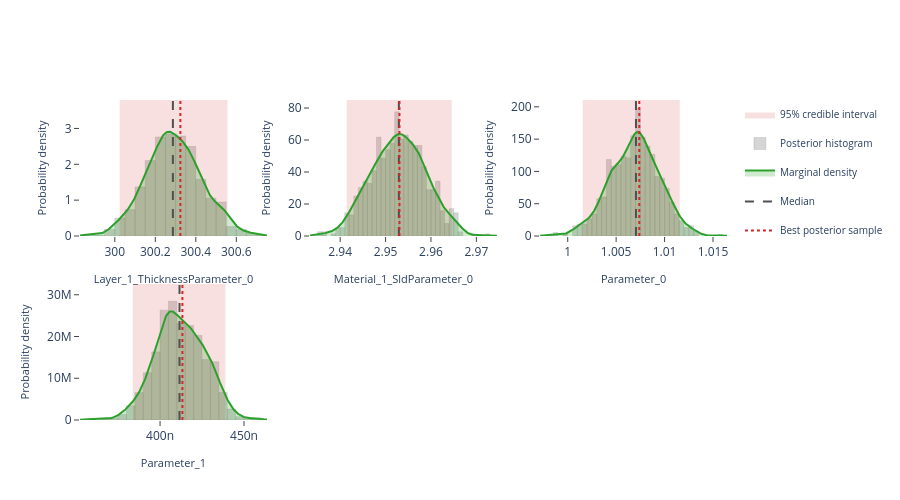

Here is the notebook cell this chart was saved with:
### Markdown cell above
## Interactive posterior plots

The next three cells render the same Plotly figures that are shown on the
Bayesian Posterior tab of the EasyReflectometryApp:

* **Marginals** — per-parameter distribution: histogram + smooth KDE marginal,
  shaded 95% credible interval, and median / best-sample lines
  (`plot_distribution` or `posterior.distribution()`)
* **Corner plot** — pairwise marginals + 2-D contours + scatter (`plot_corner`)
* **Traces** — per-chain trace + marginal histogram (`plot_trace`)

The standalone helpers are called with ``return_figure=True`` so they return a
Plotly ``Figure`` that we render in the notebook with ``fig.show()``; the
``PosteriorResults`` methods return the figure directly.

### Code cell
# ---- Marginal posterior distributions ---------------------------------------
# One panel per free parameter, each overlaying the posterior histogram, a
# smooth Gaussian-KDE marginal, the shaded 95% credible interval, and the
# median / best-sample reference lines.  Mirrors the "Marginals" sub-tab in
# the EasyReflectometryApp.

# The PosteriorResults method passes ``logp`` through automatically so the
# best posterior sample (MAP) line is drawn:
fig = posterior.distribution()
fig.show()

# Standalone equivalent (pass ``logp`` to get the best-sample line):
# fig = plot_distribution(
#     posterior.draws,
#     posterior.param_names,
#     logp=posterior.logp,
#     return_figure=True,
# )
# fig.show()

### Figure 1 — Plotly figure (JSON) as saved in the notebook; plotly's stock layout.template omitted (floating-point values rounded to 4 significant figures; data arrays with more than 128 entries replaced by an {"elided": "..."} marker saying what was removed)
{"data": [{"fill": "toself", "fillcolor": "rgba(214, 39, 40, 0.14)", "hoverinfo": "skip", "legendgroup": "95% credible interval", "line": {"color": "rgba(214, 39, 40, 0.14)", "width": 0}, "mode": "lines", "name": "95% credible interval", "showlegend": true, "type": "scatter", "x": [300.0, 300.6, 300.6, 300.0, 300.0], "xaxis": "x", "y": [0.0, 0.0, 3.793, 3.793, 0.0], "yaxis": "y"}, {"histnorm": "probability density", "hovertemplate": "sample=%{x:.4f}<br>density: %{y:.2f}<extra></extra>", "legendgroup": "histogram", "marker": {"color": "rgba(120, 120, 120, 0.38)", "line": {"color": "rgba(120, 120, 120, 0.24)", "width": 1}}, "name": "Posterior histogram", "nbinsx": 40, "opacity": 0.82, "showlegend": true, "type": "histogram", "x": {"elided": "760 float values"}, "xaxis": "x", "yaxis": "y"}, {"fill": "tozeroy", "fillcolor": "rgba(44, 160, 44, 0.22)", "hovertemplate": "Layer_1_ThicknessParameter_0: %{x:.4f}<br>density: %{y:.4f}<extra></extra>", "legendgroup": "marginal", "line": {"color": "rgb(44, 160, 44)", "width": 2}, "mode": "lines", "name": "Marginal density", "showlegend": true, "type": "scatter", "x": {"elided": "256 float values"}, "xaxis": "x", "y": {"elided": "256 float values"}, "yaxis": "y"}, {"hovertemplate": "Median: %{x:.4f}<extra></extra>", "legendgroup": "Median", "line": {"color": "rgb(80, 80, 80)", "dash": "dash", "width": 2}, "mode": "lines", "name": "Median", "showlegend": true, "type": "scatter", "x": [300.3, 300.3], "xaxis": "x", "y": [0.0, 3.793], "yaxis": "y"}, {"hovertemplate": "Best posterior sample: %{x:.4f}<extra></extra>", "legendgroup": "Best posterior sample", "line": {"color": "rgb(214, 39, 40)", "dash": "dot", "width": 2}, "mode": "lines", "name": "Best posterior sample", "showlegend": true, "type": "scatter", "x": [300.3, 300.3], "xaxis": "x", "y": [0.0, 3.793], "yaxis": "y"}, {"fill": "toself", "fillcolor": "rgba(214, 39, 40, 0.14)", "hoverinfo": "skip", "legendgroup": "95% credible interval", "line": {"color": "rgba(214, 39, 40, 0.14)", "width": 0}, "mode": "lines", "name": "95% credible interval", "showlegend": false, "type": "scatter", "x": [2.941, 2.965, 2.965, 2.941, 2.941], "xaxis": "x2", "y": [0.0, 0.0, 85.03, 85.03, 0.0], "yaxis": "y2"}, {"histnorm": "probability density", "hovertemplate": "sample=%{x:.4f}<br>density: %{y:.2f}<extra></extra>", "legendgroup": "histogram", "marker": {"color": "rgba(120, 120, 120, 0.38)", "line": {"color": "rgba(120, 120, 120, 0.24)", "width": 1}}, "name": "Posterior histogram", "nbinsx": 40, "opacity": 0.82, "showlegend": false, "type": "histogram", "x": {"elided": "760 float values"}, "xaxis": "x2", "yaxis": "y2"}, {"fill": "tozeroy", "fillcolor": "rgba(44, 160, 44, 0.22)", "hovertemplate": "Material_1_SldParameter_0: %{x:.4f}<br>density: %{y:.4f}<extra></extra>", "legendgroup": "marginal", "line": {"color": "rgb(44, 160, 44)", "width": 2}, "mode": "lines", "name": "Marginal density", "showlegend": false, "type": "scatter", "x": {"elided": "256 float values"}, "xaxis": "x2", "y": {"elided": "256 float values"}, "yaxis": "y2"}, {"hovertemplate": "Median: %{x:.4f}<extra></extra>", "legendgroup": "Median", "line": {"color": "rgb(80, 80, 80)", "dash": "dash", "width": 2}, "mode": "lines", "name": "Median", "showlegend": false, "type": "scatter", "x": [2.953, 2.953], "xaxis": "x2", "y": [0.0, 85.03], "yaxis": "y2"}, {"hovertemplate": "Best posterior sample: %{x:.4f}<extra></extra>", "legendgroup": "Best posterior sample", "line": {"color": "rgb(214, 39, 40)", "dash": "dot", "width": 2}, "mode": "lines", "name": "Best posterior sample", "showlegend": false, "type": "scatter", "x": [2.953, 2.953], "xaxis": "x2", "y": [0.0, 85.03], "yaxis": "y2"}, {"fill": "toself", "fillcolor": "rgba(214, 39, 40, 0.14)", "hoverinfo": "skip", "legendgroup": "95% credible interval", "line": {"color": "rgba(214, 39, 40, 0.14)", "width": 0}, "mode": "lines", "name": "95% credible interval", "showlegend": false, "type": "scatter", "x": [1.002, 1.012, 1.012, 1.002, 1.002], "xaxis": "x3", "y": [0.0, 0.0, 210.6, 210.6, 0.0], "yaxis": "y3"}, {"histnorm": "probability density", "hovertemplate": "sample=%{x:.4f}<br>density: %{y:.2f}<extra></extra>", "legendgroup": "histogram", "marker": {"color": "rgba(120, 120, 120, 0.38)", "line": {"color": "rgba(120, 120, 120, 0.24)", "width": 1}}, "name": "Posterior histogram", "nbinsx": 40, "opacity": 0.82, "showlegend": false, "type": "histogram", "x": {"elided": "760 float values"}, "xaxis": "x3", "yaxis": "y3"}, {"fill": "tozeroy", "fillcolor": "rgba(44, 160, 44, 0.22)", "hovertemplate": "Parameter_0: %{x:.4f}<br>density: %{y:.4f}<extra></extra>", "legendgroup": "marginal", "line": {"color": "rgb(44, 160, 44)", "width": 2}, "mode": "lines", "name": "Marginal density", "showlegend": false, "type": "scatter", "x": {"elided": "256 float values"}, "xaxis": "x3", "y": {"elided": "256 float values"}, "yaxis": "y3"}, {"hovertemplate": "Median: %{x:.4f}<extra></extra>", "legendgroup": "Median", "line": {"color": "rgb(80, 80, 80)", "dash": "dash", "width": 2}, "mode": "lines", "name": "Median", "showlegend": false, "type": "scatter", "x": [1.007, 1.007], "xaxis": "x3", "y": [0.0, 210.6], "yaxis": "y3"}, {"hovertemplate": "Best posterior sample: %{x:.4f}<extra></extra>", "legendgroup": "Best posterior sample", "line": {"color": "rgb(214, 39, 40)", "dash": "dot", "width": 2}, "mode": "lines", "name": "Best posterior sample", "showlegend": false, "type": "scatter", "x": [1.007, 1.007], "xaxis": "x3", "y": [0.0, 210.6], "yaxis": "y3"}, {"fill": "toself", "fillcolor": "rgba(214, 39, 40, 0.14)", "hoverinfo": "skip", "legendgroup": "95% credible interval", "line": {"color": "rgba(214, 39, 40, 0.14)", "width": 0}, "mode": "lines", "name": "95% credible interval", "showlegend": false, "type": "scatter", "x": [3.837e-07, 4.389e-07, 4.389e-07, 3.837e-07, 3.837e-07], "xaxis": "x4", "y": [0.0, 0.0, 32580000.0, 32580000.0, 0.0], "yaxis": "y4"}, {"histnorm": "probability density", "hovertemplate": "sample=%{x:.4f}<br>density: %{y:.2f}<extra></extra>", "legendgroup": "histogram", "marker": {"color": "rgba(120, 120, 120, 0.38)", "line": {"color": "rgba(120, 120, 120, 0.24)", "width": 1}}, "name": "Posterior histogram", "nbinsx": 40, "opacity": 0.82, "showlegend": false, "type": "histogram", "x": {"elided": "760 float values"}, "xaxis": "x4", "yaxis": "y4"}, {"fill": "tozeroy", "fillcolor": "rgba(44, 160, 44, 0.22)", "hovertemplate": "Parameter_1: %{x:.4f}<br>density: %{y:.4f}<extra></extra>", "legendgroup": "marginal", "line": {"color": "rgb(44, 160, 44)", "width": 2}, "mode": "lines", "name": "Marginal density", "showlegend": false, "type": "scatter", "x": {"elided": "256 float values"}, "xaxis": "x4", "y": {"elided": "256 float values"}, "yaxis": "y4"}, {"hovertemplate": "Median: %{x:.4f}<extra></extra>", "legendgroup": "Median", "line": {"color": "rgb(80, 80, 80)", "dash": "dash", "width": 2}, "mode": "lines", "name": "Median", "showlegend": false, "type": "scatter", "x": [4.116e-07, 4.116e-07], "xaxis": "x4", "y": [0.0, 32580000.0], "yaxis": "y4"}, {"hovertemplate": "Best posterior sample: %{x:.4f}<extra></extra>", "legendgroup": "Best posterior sample", "line": {"color": "rgb(214, 39, 40)", "dash": "dot", "width": 2}, "mode": "lines", "name": "Best posterior sample", "showlegend": false, "type": "scatter", "x": [4.133e-07, 4.133e-07], "xaxis": "x4", "y": [0.0, 32580000.0], "yaxis": "y4"}], "layout": {"barmode": "overlay", "height": 500, "legend": {"font": {"size": 10}}, "plot_bgcolor": "white", "showlegend": true, "xaxis": {"anchor": "y", "domain": [0.0, 0.2889], "range": [299.8, 300.8], "showgrid": false, "ticks": "outside", "title": {"font": {"size": 11}, "text": "Layer_1_ThicknessParameter_0"}, "zeroline": false}, "xaxis2": {"anchor": "y2", "domain": [0.3556, 0.6444], "range": [2.933, 2.975], "showgrid": false, "ticks": "outside", "title": {"font": {"size": 11}, "text": "Material_1_SldParameter_0"}, "zeroline": false}, "xaxis3": {"anchor": "y3", "domain": [0.7111, 1.0], "range": [0.9971, 1.016], "showgrid": false, "ticks": "outside", "title": {"font": {"size": 11}, "text": "Parameter_0"}, "zeroline": false}, "xaxis4": {"anchor": "y4", "domain": [0.0, 0.2889], "range": [3.523e-07, 4.636e-07], "showgrid": false, "ticks": "outside", "title": {"font": {"size": 11}, "text": "Parameter_1"}, "zeroline": false}, "xaxis5": {"anchor": "y5", "domain": [0.3556, 0.6444], "showgrid": false, "ticks": "outside", "zeroline": false}, "xaxis6": {"anchor": "y6", "domain": [0.7111, 1.0], "showgrid": false, "ticks": "outside", "zeroline": false}, "yaxis": {"anchor": "x", "domain": [0.575, 1.0], "range": [0.0, 3.793], "showgrid": false, "ticks": "outside", "title": {"font": {"size": 11}, "text": "Probability density"}, "zeroline": false}, "yaxis2": {"anchor": "x2", "domain": [0.575, 1.0], "range": [0.0, 85.03], "showgrid": false, "ticks": "outside", "title": {"font": {"size": 11}, "text": "Probability density"}, "zeroline": false}, "yaxis3": {"anchor": "x3", "domain": [0.575, 1.0], "range": [0.0, 210.6], "showgrid": false, "ticks": "outside", "title": {"font": {"size": 11}, "text": "Probability density"}, "zeroline": false}, "yaxis4": {"anchor": "x4", "domain": [0.0, 0.425], "range": [0.0, 32580000.0], "showgrid": false, "ticks": "outside", "title": {"font": {"size": 11}, "text": "Probability density"}, "zeroline": false}, "yaxis5": {"anchor": "x5", "domain": [0.0, 0.425], "showgrid": false, "ticks": "outside", "zeroline": false}, "yaxis6": {"anchor": "x6", "domain": [0.0, 0.425], "showgrid": false, "ticks": "outside", "zeroline": false}}}
